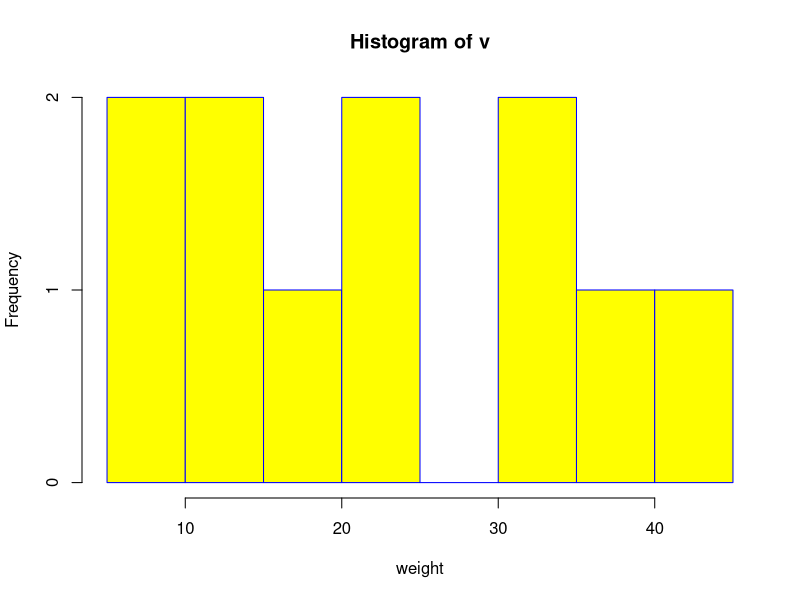

The R source for this figure:
v <- c(9,13,21,8,36,22,12,41,31,33,19)
png(file = "histogram.png")
hist(v,xlab = "weight",col = "yellow",border = "blue")
dev.off()